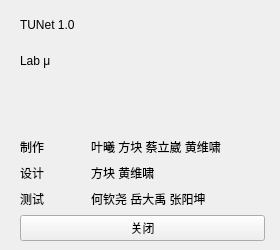
<?xml version="1.0" encoding="UTF-8"?>
<ui version="4.0">
 <class>AboutUi</class>
 <widget class="QWidget" name="AboutUi">
  <property name="geometry">
   <rect>
    <x>0</x>
    <y>0</y>
    <width>280</width>
    <height>250</height>
   </rect>
  </property>
  <property name="minimumSize">
   <size>
    <width>0</width>
    <height>0</height>
   </size>
  </property>
  <property name="maximumSize">
   <size>
    <width>16777215</width>
    <height>16777215</height>
   </size>
  </property>
  <property name="windowTitle">
   <string>About</string>
  </property>
  <property name="styleSheet">
   <string notr="true"/>
  </property>
  <widget class="QWidget" name="background" native="true">
   <property name="geometry">
    <rect>
     <x>0</x>
     <y>0</y>
     <width>281</width>
     <height>251</height>
    </rect>
   </property>
   <widget class="QWidget" name="">
    <property name="geometry">
     <rect>
      <x>20</x>
      <y>10</y>
      <width>245</width>
      <height>231</height>
     </rect>
    </property>
    <layout class="QVBoxLayout" name="verticalLayout_4">
     <item>
      <layout class="QHBoxLayout" name="horizontalLayout">
       <item>
        <layout class="QVBoxLayout" name="verticalLayout_3">
         <item>
          <widget class="QLabel" name="tunet">
           <property name="minimumSize">
            <size>
             <width>0</width>
             <height>30</height>
            </size>
           </property>
           <property name="maximumSize">
            <size>
             <width>16777215</width>
             <height>30</height>
            </size>
           </property>
           <property name="text">
            <string>TUNet 1.0</string>
           </property>
          </widget>
         </item>
         <item>
          <widget class="QLabel" name="labmu">
           <property name="minimumSize">
            <size>
             <width>0</width>
             <height>30</height>
            </size>
           </property>
           <property name="maximumSize">
            <size>
             <width>16777215</width>
             <height>30</height>
            </size>
           </property>
           <property name="text">
            <string>Lab μ</string>
           </property>
          </widget>
         </item>
         <item>
          <spacer name="verticalSpacer_2">
           <property name="orientation">
            <enum>Qt::Vertical</enum>
           </property>
           <property name="sizeHint" stdset="0">
            <size>
             <width>20</width>
             <height>13</height>
            </size>
           </property>
          </spacer>
         </item>
        </layout>
       </item>
       <item>
        <widget class="QWidget" name="logo" native="true">
         <property name="sizePolicy">
          <sizepolicy hsizetype="Preferred" vsizetype="Preferred">
           <horstretch>0</horstretch>
           <verstretch>0</verstretch>
          </sizepolicy>
         </property>
         <property name="minimumSize">
          <size>
           <width>95</width>
           <height>95</height>
          </size>
         </property>
         <property name="maximumSize">
          <size>
           <width>95</width>
           <height>95</height>
          </size>
         </property>
        </widget>
       </item>
      </layout>
     </item>
     <item>
      <layout class="QHBoxLayout" name="horizontalLayout_2">
       <item>
        <layout class="QVBoxLayout" name="verticalLayout">
         <item>
          <widget class="QLabel" name="developers">
           <property name="minimumSize">
            <size>
             <width>45</width>
             <height>20</height>
            </size>
           </property>
           <property name="maximumSize">
            <size>
             <width>45</width>
             <height>20</height>
            </size>
           </property>
           <property name="text">
            <string>制作</string>
           </property>
          </widget>
         </item>
         <item>
          <widget class="QLabel" name="designers">
           <property name="minimumSize">
            <size>
             <width>45</width>
             <height>20</height>
            </size>
           </property>
           <property name="maximumSize">
            <size>
             <width>45</width>
             <height>20</height>
            </size>
           </property>
           <property name="text">
            <string>设计</string>
           </property>
          </widget>
         </item>
         <item>
          <widget class="QLabel" name="testers">
           <property name="minimumSize">
            <size>
             <width>45</width>
             <height>20</height>
            </size>
           </property>
           <property name="maximumSize">
            <size>
             <width>45</width>
             <height>20</height>
            </size>
           </property>
           <property name="text">
            <string>测试</string>
           </property>
          </widget>
         </item>
        </layout>
       </item>
       <item>
        <spacer name="horizontalSpacer">
         <property name="orientation">
          <enum>Qt::Horizontal</enum>
         </property>
         <property name="sizeType">
          <enum>QSizePolicy::Fixed</enum>
         </property>
         <property name="sizeHint" stdset="0">
          <size>
           <width>20</width>
           <height>20</height>
          </size>
         </property>
        </spacer>
       </item>
       <item>
        <layout class="QVBoxLayout" name="verticalLayout_2">
         <item>
          <widget class="QLabel" name="developersnames">
           <property name="minimumSize">
            <size>
             <width>0</width>
             <height>20</height>
            </size>
           </property>
           <property name="maximumSize">
            <size>
             <width>16777215</width>
             <height>20</height>
            </size>
           </property>
           <property name="contextMenuPolicy">
            <enum>Qt::DefaultContextMenu</enum>
           </property>
           <property name="acceptDrops">
            <bool>false</bool>
           </property>
           <property name="layoutDirection">
            <enum>Qt::LeftToRight</enum>
           </property>
           <property name="autoFillBackground">
            <bool>false</bool>
           </property>
           <property name="lineWidth">
            <number>1</number>
           </property>
           <property name="text">
            <string>叶曦 方块 蔡立崴 黄维啸</string>
           </property>
          </widget>
         </item>
         <item>
          <widget class="QLabel" name="designersnames">
           <property name="minimumSize">
            <size>
             <width>0</width>
             <height>20</height>
            </size>
           </property>
           <property name="maximumSize">
            <size>
             <width>16777215</width>
             <height>20</height>
            </size>
           </property>
           <property name="contextMenuPolicy">
            <enum>Qt::DefaultContextMenu</enum>
           </property>
           <property name="acceptDrops">
            <bool>false</bool>
           </property>
           <property name="layoutDirection">
            <enum>Qt::LeftToRight</enum>
           </property>
           <property name="autoFillBackground">
            <bool>false</bool>
           </property>
           <property name="lineWidth">
            <number>1</number>
           </property>
           <property name="text">
            <string>方块 黄维啸</string>
           </property>
          </widget>
         </item>
         <item>
          <widget class="QLabel" name="testersnames">
           <property name="minimumSize">
            <size>
             <width>0</width>
             <height>20</height>
            </size>
           </property>
           <property name="maximumSize">
            <size>
             <width>16777215</width>
             <height>20</height>
            </size>
           </property>
           <property name="contextMenuPolicy">
            <enum>Qt::DefaultContextMenu</enum>
           </property>
           <property name="acceptDrops">
            <bool>false</bool>
           </property>
           <property name="layoutDirection">
            <enum>Qt::LeftToRight</enum>
           </property>
           <property name="autoFillBackground">
            <bool>false</bool>
           </property>
           <property name="lineWidth">
            <number>1</number>
           </property>
           <property name="text">
            <string>何钦尧 岳大禹 张阳坤</string>
           </property>
          </widget>
         </item>
        </layout>
       </item>
      </layout>
     </item>
     <item>
      <widget class="QPushButton" name="closeButton">
       <property name="minimumSize">
        <size>
         <width>0</width>
         <height>0</height>
        </size>
       </property>
       <property name="maximumSize">
        <size>
         <width>16777215</width>
         <height>16777215</height>
        </size>
       </property>
       <property name="text">
        <string>关闭</string>
       </property>
      </widget>
     </item>
    </layout>
   </widget>
  </widget>
 </widget>
 <resources/>
 <connections/>
</ui>
